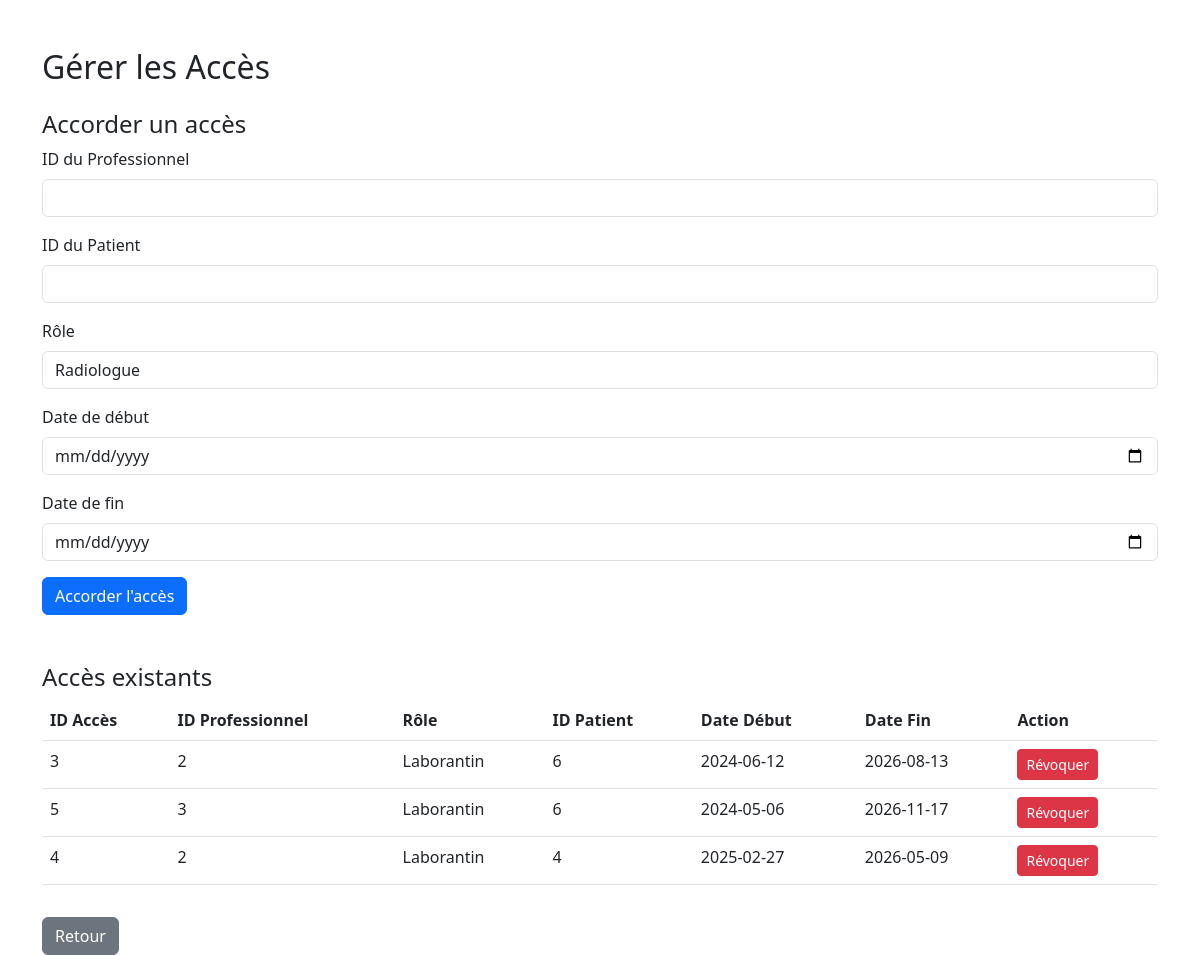
The app's page /gerer_acces (signed in) with its own data.
### models.py (models this page shows)
class Acces(db.Model):
    ID_Acces = db.Column(db.Integer, primary_key=True)
    Utilisateur_ID = db.Column(db.Integer, db.ForeignKey('utilisateur.ID_User'))  # Radiologue ou Laborantin
    Patient_ID = db.Column(db.Integer, db.ForeignKey('utilisateur.ID_User'))  # Patient concerné
    role = db.Column(db.Enum('Radiologue', 'Laborantin', name='role_enum'))  # Type de professionnel ayant accès
    date_debut = db.Column(db.Date)
    date_fin = db.Column(db.Date)

### app.py (the view)
        @login_required
        def decorated_function(*args, **kwargs):
            if current_user.role != role:
                flash("Vous n'avez pas les autorisations nécessaires pour accéder à cette page.", "danger")
                return redirect(url_for('home'))
            return f(*args, **kwargs)

### app.py (called while the page is built, shortened)
@login_manager.user_loader
def load_user(user_id):
    return Utilisateur.query.get(int(user_id))

def role_required(role):
    def decorator(f):
        @login_required
        def decorated_function(*args, **kwargs):
            if current_user.role != role:
                flash("Vous n'avez pas les autorisations nécessaires pour accéder à cette page.", "danger")
                return redirect(url_for('home'))
            return f(*args, **kwargs)
        return decorated_function
    return decorator

@app.route('/gerer_acces', methods=['GET', 'POST'], endpoint='gerer_acces')
@role_required('Médecin')
def gerer_acces():
    acces_existants = Acces.query.join(MedecinTraitant, Acces.Patient_ID == MedecinTraitant.patient_ID)\
                                 .filter(MedecinTraitant.medecin_ID == current_user.ID_User)\
                                 .all()
    return render_template('medecin/gerer_acces.html', acces_existants=acces_existants)

### templates/medecin/gerer_acces.html (shortened to what this page needs)
<!DOCTYPE html>
<html lang="fr">
<head>
    <link href="https://cdn.jsdelivr.net/npm/bootstrap@5.3.0/dist/css/bootstrap.min.css" rel="stylesheet">
</head>
<body>
    <div class="container mt-5">
        <h2 class="mb-4">Gérer les Accès</h2>
        <h4>Accorder un accès</h4>
        <form method="POST" action="{{ url_for('gerer_acces') }}">
            <div class="mb-3">
                <label for="utilisateur_id" class="form-label">ID du Professionnel</label>
                <input type="number" class="form-control" id="utilisateur_id" name="utilisateur_id" required>
            </div>
            <div class="mb-3">
                <label for="patient_id" class="form-label">ID du Patient</label>
                <input type="number" class="form-control" id="patient_id" name="patient_id" required>
            </div>
            <div class="mb-3">
                <label for="role" class="form-label">Rôle</label>
                <select class="form-control" id="role" name="role" required>
                    <option value="Radiologue">Radiologue</option>
                </select>
            </div>
            <div class="mb-3">
                <label for="date_debut" class="form-label">Date de début</label>
                <input type="date" class="form-control" id="date_debut" name="date_debut" required>
            </div>
            <div class="mb-3">
                <label for="date_fin" class="form-label">Date de fin</label>
                <input type="date" class="form-control" id="date_fin" name="date_fin" required>
            </div>
            <button type="submit" class="btn btn-primary">Accorder l'accès</button>
        </form>
        <h4 class="mt-5">Accès existants</h4>
        <table class="table">
            <thead>
                <tr>
                    <th>ID Accès</th>
                    <th>ID Professionnel</th>
                    <th>Rôle</th>
                    <th>ID Patient</th>
                    <th>Date Début</th>
                    <th>Date Fin</th>
                    <th>Action</th>
                </tr>
            </thead>
            <tbody>
                {% for acces in acces_existants %}
                <tr>
                    <td>{{ acces.ID_Acces }}</td>
                    <td>{{ acces.Utilisateur_ID }}</td>
                    <td>{{ acces.role }}</td>
                    <td>{{ acces.Patient_ID }}</td>
                    <td>{{ acces.date_debut.strftime('%Y-%m-%d') }}</td>
                    <td>{{ acces.date_fin.strftime('%Y-%m-%d') }}</td>
                    <td>
                        <form method="POST" action="{{ url_for('gerer_acces') }}" style="display:inline;">
                            <button type="submit" class="btn btn-danger btn-sm">Révoquer</button>
                        </form>
                    </td>
                </tr>
                {% endfor %}
            </tbody>
        </table>
        <a href="{{ url_for('dashboard_medecin') }}" class="btn btn-secondary mt-3">Retour</a>
    </div>
</body>
</html>

### records on screen
Acces: ID_Acces "3", Utilisateur_ID "2", role "Laborantin", Patient_ID "6", date_debut "2024-06-12", date_fin "2026-08-13"
Acces: ID_Acces "5", Utilisateur_ID "3", role "Laborantin", Patient_ID "6", date_debut "2024-05-06", date_fin "2026-11-17"
Acces: ID_Acces "4", Utilisateur_ID "2", role "Laborantin", Patient_ID "4", date_debut "2025-02-27", date_fin "2026-05-09"
